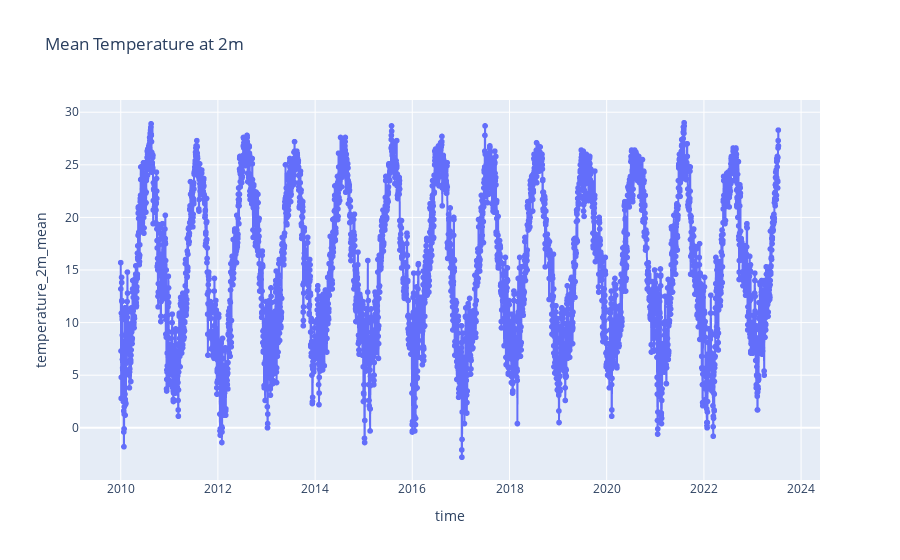

The code cell stored with this chart in its notebook:
### Code cell
# Creating a line plot using Plotly.express
fig = px.line(df, x='time', y='temperature_2m_mean', title='Mean Temperature at 2m', markers=True)

# Displaying the plot
fig.show()

### Figure 1 — Plotly figure (JSON) as saved in the notebook; plotly's stock layout.template omitted (floating-point values rounded to 4 significant figures; data arrays with more than 128 entries replaced by an {"elided": "..."} marker saying what was removed)
{"data": [{"hovertemplate": "time=%{x}<br>temperature_2m_mean=%{y}<extra></extra>", "legendgroup": "", "line": {"color": "#636efa", "dash": "solid"}, "marker": {"symbol": "circle"}, "mode": "markers+lines", "name": "", "showlegend": false, "type": "scattergl", "x": {"elided": "4950 str values"}, "xaxis": "x", "y": {"elided": "4950 float values"}, "yaxis": "y"}], "layout": {"legend": {"tracegroupgap": 0}, "title": {"text": "Mean Temperature at 2m"}, "xaxis": {"anchor": "y", "domain": [0, 1], "title": {"text": "time"}}, "yaxis": {"anchor": "x", "domain": [0, 1], "title": {"text": "temperature_2m_mean"}}}}
